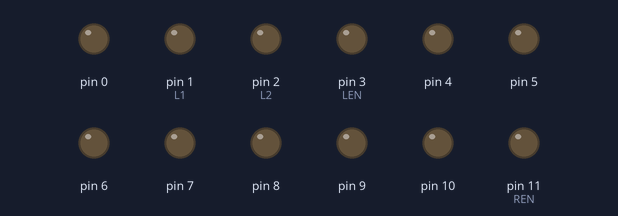
A sketch run on a simulated Arduino Uno, built with avr-gcc and run on an emulated ATmega328P. On the bench: output pins drawn as LEDs (lit = HIGH). Pins used as bus, display or sensor lines are not drawn.

Above: at 0.5 s.
At 2.0 s:
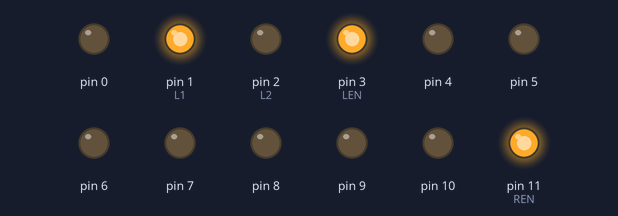
Timing chart, 0 to 6.9 s (numbered marks = the images above):
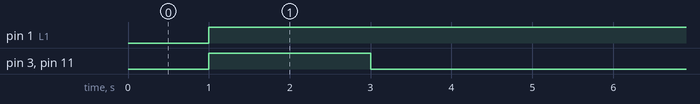

Measured:
- by itself, pin 1 (L1): LOW → HIGH at 1.0 s
- by itself, pin 3 (LEN), pin 11 (REN): alternates HIGH for 2.0 s and LOW for 4.0 s

The sketch:

lf1.ino
```cpp
int REN = 11;
int R1 = 12; // 1/0 - forward
int R2 = 13;

int LEN = 3;
int L1 = 1; // 1/0 - forward
int L2 = 2;

void setup() {
  for( int i = 0; i<=13; i++ ) {
    pinMode( i, OUTPUT );
    digitalWrite( i, LOW );
  }
}

void loop() {

  delay( 1000 );

  digitalWrite( R1, HIGH );
  digitalWrite( R2, LOW );
  analogWrite( REN, 255 );

  digitalWrite( L1, HIGH );
  digitalWrite( L2, LOW );
  analogWrite( LEN, 255 );

  delay( 2000 );

  analogWrite( REN, 0 );
  analogWrite( LEN, 0 );
  delay( 3000 );
}
```
